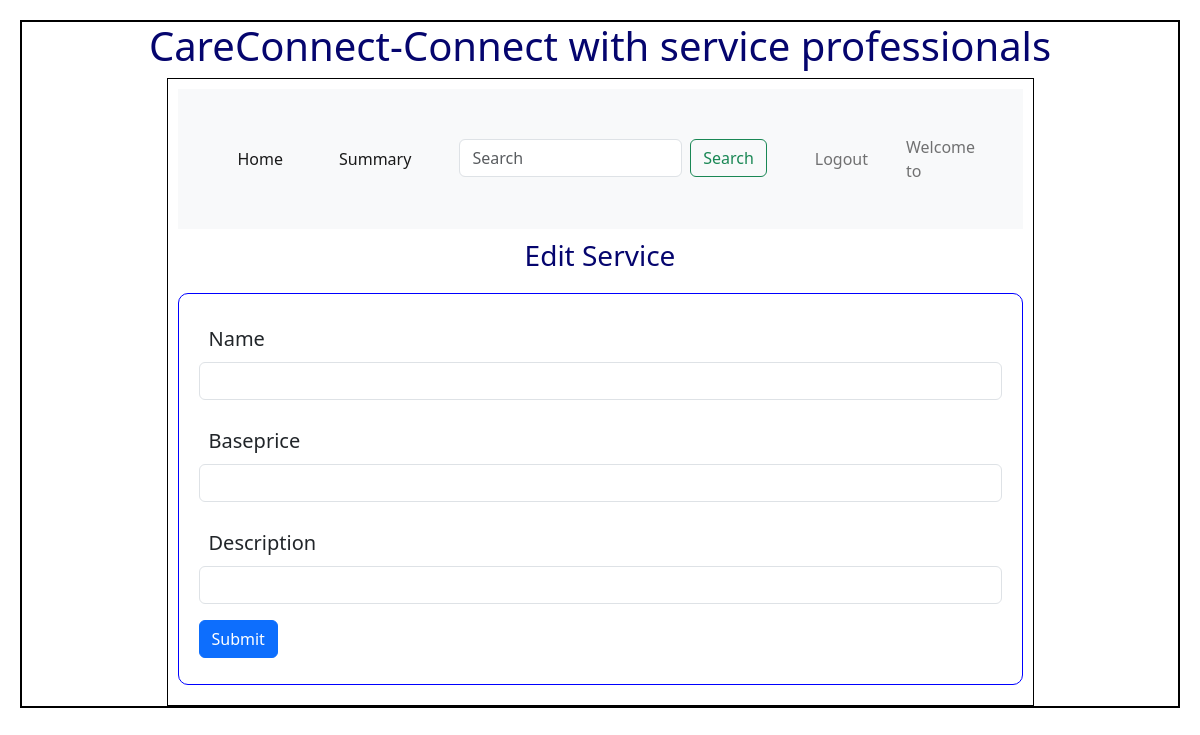
Before: /edit_service/2 with the older database file.
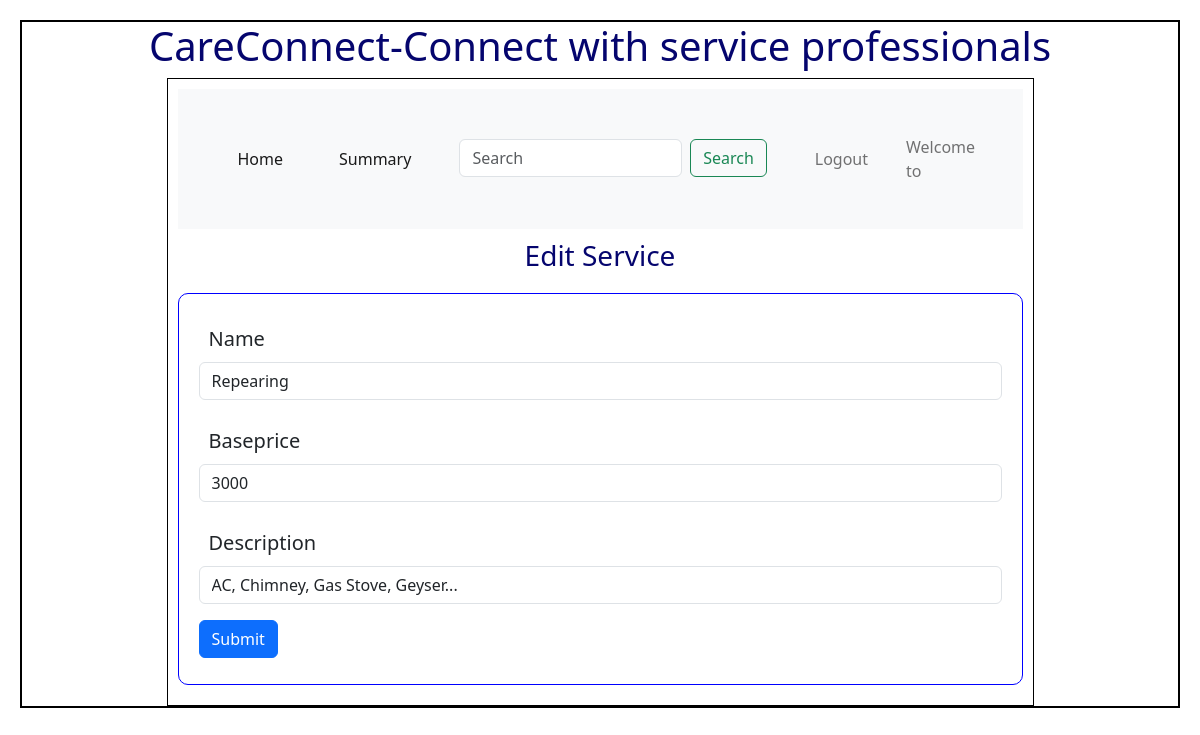
After: the same page with the newer database file.
### Backend/models.py (models this page shows)
class Service(db.Model):
    __tablename__="Service"
    id = db.Column(db.Integer, primary_key=True)
    name=db.Column(db.String,nullable=False)
    description=db.Column(db.String,nullable=False)
    baseprice=db.Column(db.Integer,default=0.0)
    subservice=db.Column(db.String,nullable=False)
    location=db.Column(db.String,nullable=False)
    pincode=db.Column(db.String,nullable=False)

### Backend/controllers.py (the view)
@app.route("/edit_service/<id>", methods=["GET", "POST"])
def edit_service(id):
    service = Service.query.get(id)
    if request.method == "POST":
        service.name = request.form.get("name")
        service.baseprice = request.form.get("baseprice")
        service.description = request.form.get("description")
        db.session.commit()
        return redirect(url_for("admin_dashboard", name="Admin"))
    return render_template("EorDservices.html", service=service)

### Templates/EorDservices.html
{%extends "admin_layout.html"%}
{%block content%}
                <div class = "center"><h3>Edit Service</h3></div>
                <form action="#" method="POST">
                <form action="{{ url_for('delete_service', id=service.id) }}" method="POST">
                <form action="{{ url_for('edit_service', id=service.id) }}" method="POST">
                <div class="input_form">
                    <div class="mb-3">
                        <label for="name" class="form-label">Name</label>
                        <input type="text" class="form-control" name="name"id="name" value="{{service.name}}">
                    </div>
                    <div class="mb-3">
                        <label for="baseprice" class="form-label">Baseprice</label>
                        <input type="numbers" class="form-control" name="baseprice" id="baseprice" value="{{service.baseprice}}">
                    </div>
                    <div class="mb-3">
                        <label for="description" class="form-label">Description</label>
                        <input type="text" class="form-control"  name="description" id="address" value="{{service.description}}">
                    </div>
                    <div class="mb-3">
                        <button type="submit" class="btn btn-primary">Submit</button>
                    </div>
                </div>
                </form>
                </form>
                </form>
                </div>
{%endblock%}

Changed rows visible on the page:
added Service: name "Repearing", baseprice "3000", description "AC, Chimney, Gas Stove, Geyser..."
